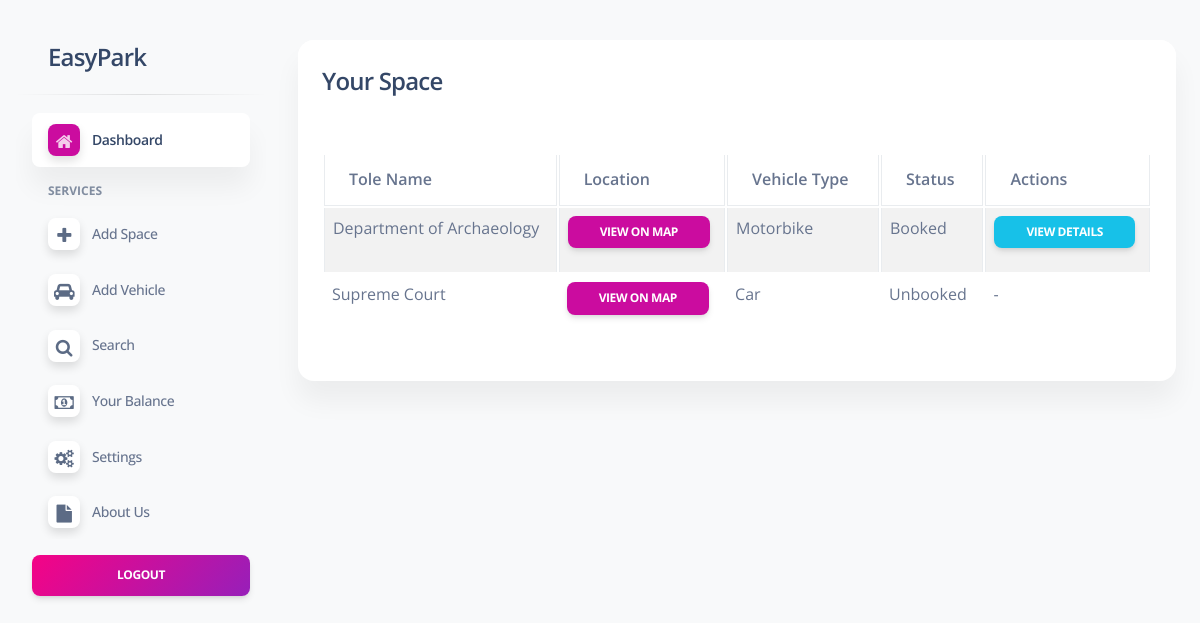
Page /user/myspace.php (signed in) on the earlier database version.
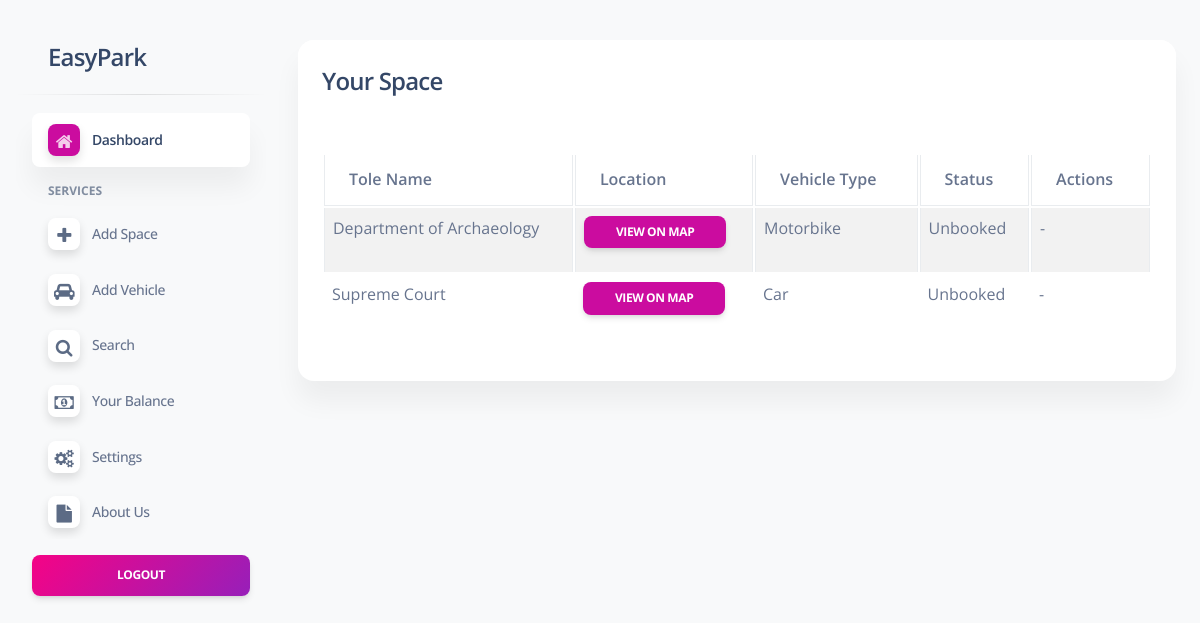
Same page on the later database version.
### tables this page shows
CREATE TABLE `space` (
  `space_id` int(3) NOT NULL,
  `user_id` int(11) DEFAULT NULL,
  `lat` varchar(12) DEFAULT NULL,
  `lng` varchar(12) DEFAULT NULL,
  `vehicletype` varchar(20) DEFAULT NULL,
  `location` varchar(50) DEFAULT NULL,
  `status` enum('1','0') NOT NULL DEFAULT '0'
);

### user/myspace.php (the view, shortened to what this page needs)
<?php
include('include/header.php');
?>
<div class="row">
    <div class="col-md-12">
        <div class="card mt-3">
            <div class="card-header">
                <h4>Your Space</h4>
            </div>
            <div class="card-body">
                <?php
                $query = "
                    SELECT s.space_id, s.lat, s.lng, s.location, s.vehicletype, s.status,
                           u2.name AS booked_by_name, u2.email AS booked_by_email, u2.phone AS booked_by_phone,
                           v.VehicleModel, v.RegistrationNumber, v.Color, v.VehicleCompanyname
                    FROM space s
                    LEFT JOIN userspace us ON s.space_id = us.spaceid AND us.status = '1'
                    LEFT JOIN users u2 ON us.userid = u2.id
                    LEFT JOIN tblvehicle v ON us.vehicle_id = v.ID
                    WHERE s.user_id = ?
                ";
                $stmt = $conn->prepare($query);
                $stmt->bind_param("i", $_SESSION['id']);
                $stmt->execute();
                $result = $stmt->get_result();
                if ($result->num_rows > 0) {
                    echo '<table class="table table-bordered table-striped">';
                    echo '<thead><tr>
                            <th>Tole Name</th>
                            <th>Location</th>
                            <th>Vehicle Type</th>
                            <th>Status</th>
                            <th>Actions</th>
                          </tr></thead><tbody>';
                    while ($row = $result->fetch_assoc()) {
                        $lat = htmlspecialchars($row['lat']);
                        $lng = htmlspecialchars($row['lng']);
                        $location = htmlspecialchars($row['location']);
                        $vehicle_type = htmlspecialchars($row['vehicletype']);
                        $status = $row['status'];
                        $BookingStatus = ($status == '1') ? 'Booked' : 'Unbooked';
                        echo "<tr>
                                <td>{$location}</td>
                                <td>
                                    <a href='https://www.google.com/maps/search/?api=1&query={$lat},{$lng}' target='_blank' class='btn btn-primary btn-sm'>View on Map</a>
                                </td>
                                <td>{$vehicle_type}</td>
                                <td>{$BookingStatus}</td>
                                <td>";
                        if ($status == '1') {
                            $details = [
                                'Name' => $row['booked_by_name'],
                                'Email' => $row['booked_by_email'],
                                'Phone' => $row['booked_by_phone'],
                                'Vehicle Model' => $row['VehicleModel'],
                                'Registration' => $row['RegistrationNumber'],
                                'Color' => $row['Color'],
                                'Company' => $row['VehicleCompanyname']
                            ];
                            $detailsJson = htmlspecialchars(json_encode($details));
                            echo "<button class='btn btn-info btn-sm' onclick='showBookingDetails({$detailsJson})'>View Details</button>";
                        } else {
                            echo "-";
                        }
                        echo "</td></tr>";
                    }
                    echo '</tbody></table>';
                } else {
                    echo '<div class="alert alert-warning">You have not listed any space.</div>';
                }
                ?>
            </div>
        </div>
    </div>
</div>
<?php include('include/footer.php'); ?>

Differences in the rows shown:
changed space "Department of Archaeology": status "Booked" → "Unbooked"; status "VIEW DETAILS" → "-"
